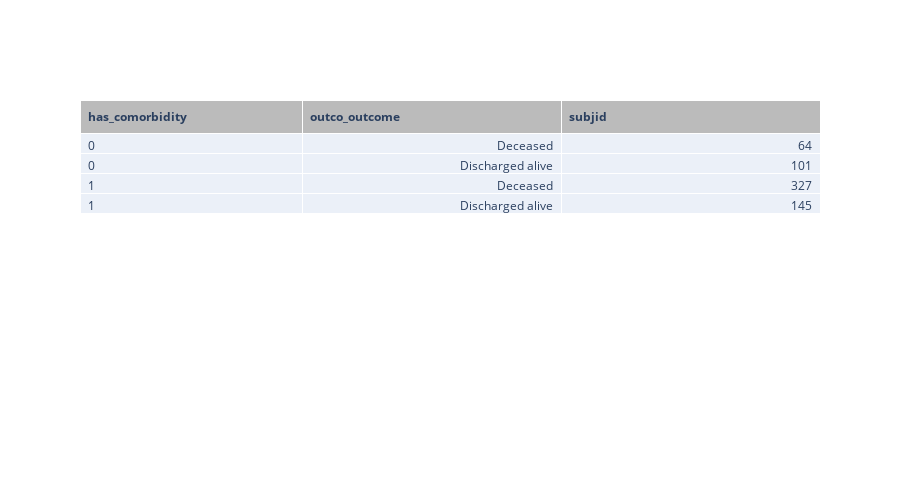

This figure's notebook cell:
### Code cell
table_patients= idw.fig_table(
        OR_data,
        suffix='suffix', filepath=None, save_inputs=False,
        graph_label='Number of patients included', graph_about='...')
table_patients[0]

### Figure 1 — Plotly figure (JSON) as saved in the notebook; plotly's stock layout.template omitted (floating-point values rounded to 4 significant figures)
{"data": [{"cells": {"align": ["left", "right", "right"], "values": [[0, 0, 1, 1], ["Deceased", "Discharged alive", "Deceased", "Discharged alive"], [64, 101, 327, 145]]}, "columnwidth": [0.3, 0.35, 0.35], "header": {"align": "left", "fill": {"color": "#bbbbbb"}, "values": ["<b><b>has_comorbidity</b></b>", "<b><b>outco_outcome</b></b>", "<b><b>subjid</b></b>"]}, "type": "table"}], "layout": {"height": 500, "title": {"font": {"size": 12}, "text": "", "x": 0.95, "y": 0.08}}}
